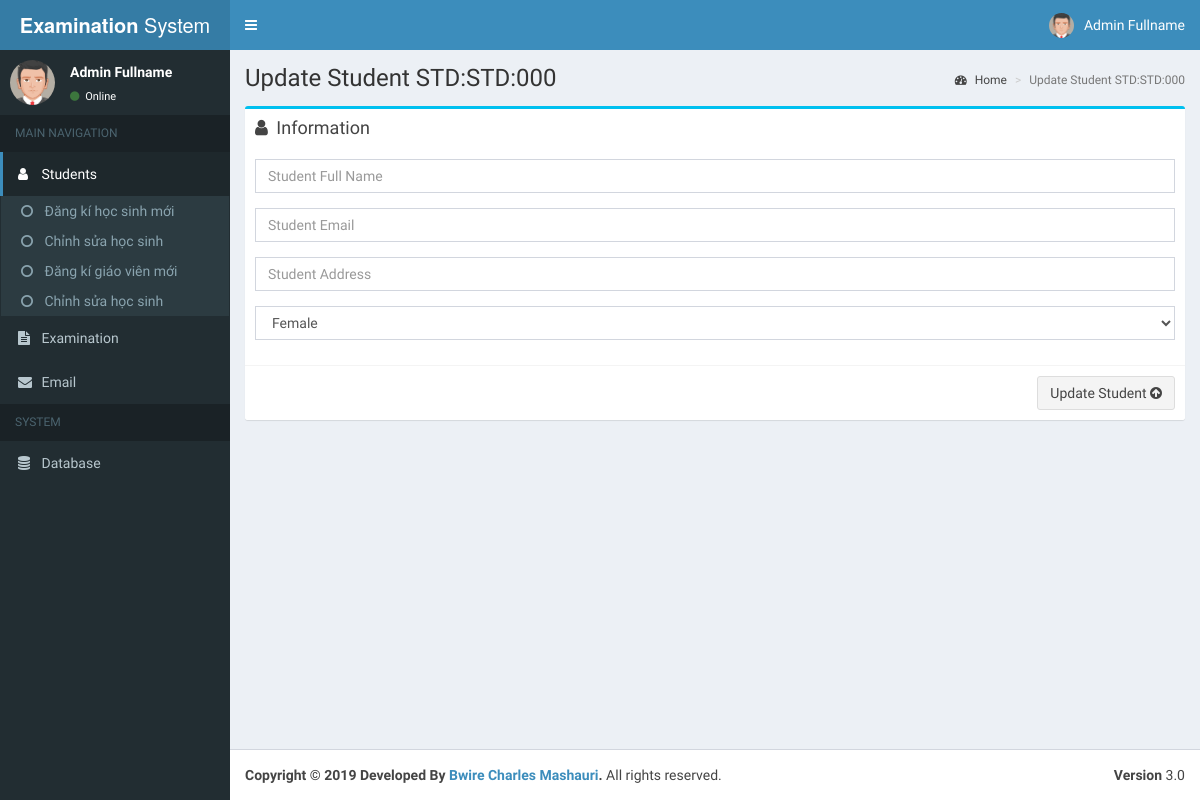
The app's page /System/admin/update_std.php?ref=STD:STD:000 (signed in), older data.
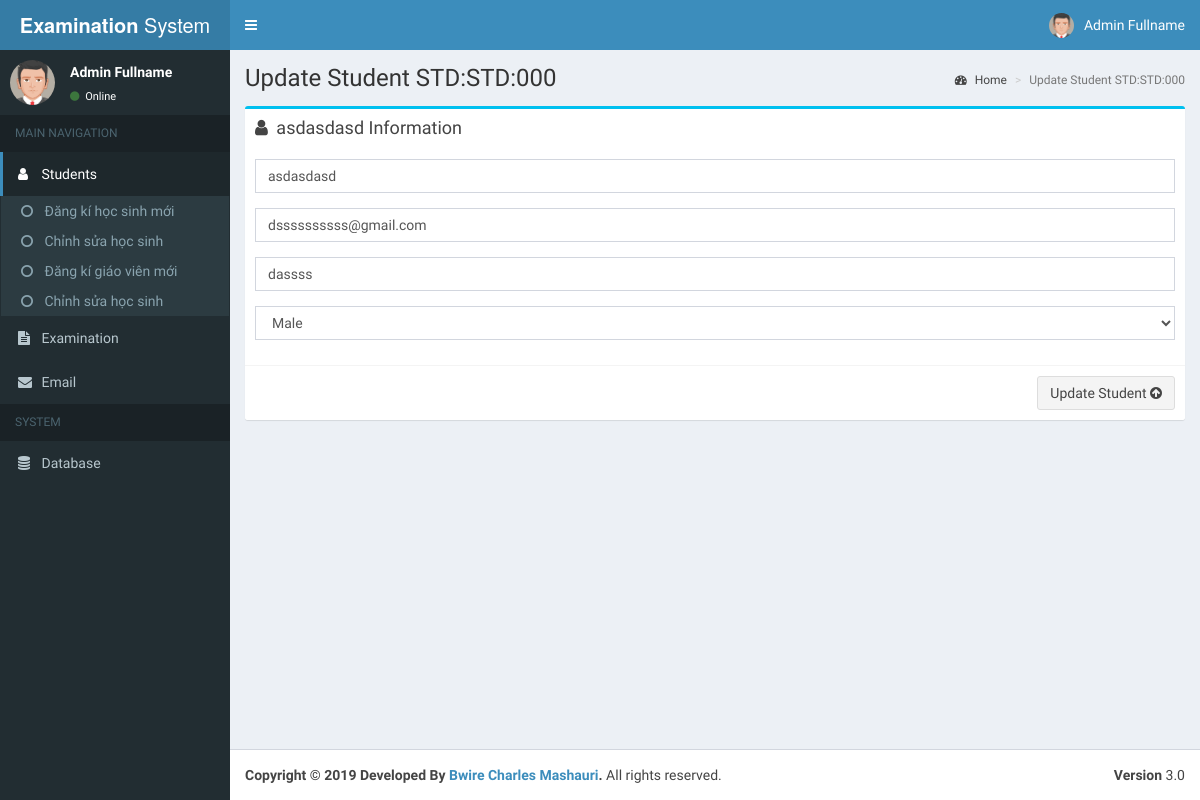
The same page, newer data.
### tables this page shows
CREATE TABLE IF NOT EXISTS `user_info` (
  `user_id` varchar(255) NOT NULL,
  `user_index` int(255) NOT NULL AUTO_INCREMENT,
  `full_name` varchar(255) NOT NULL,
  `sub` varchar(255) DEFAULT NULL,
  `gender` varchar(255) NOT NULL,
  `email` varchar(255) NOT NULL,
  `address` varchar(255) NOT NULL,
  `role` varchar(255) NOT NULL DEFAULT 'Student',
  `avatar` longblob,
  `password` varchar(255) NOT NULL DEFAULT '123456',
  `regdate` varchar(255) NOT NULL,
  PRIMARY KEY (`user_index`),
  UNIQUE KEY `user_id` (`user_id`)
);

### System/admin/update_std.php (the view, shortened to what the changed rows need)
<?php
if(isset($_GET['ref'])) {
	$stdid = $_GET['ref'];
	include '../db_config/connection.php';
	$sql = "SELECT * FROM user_info where user_id = '$stdid'";
$result = $conn->query($sql);
if ($result->num_rows > 0) {
    while($row = $result->fetch_assoc()) {
        $fullname = $row['full_name'];
		$sgender = $row['gender'];
		$email = $row['email'];
		$address = $row['address'];
    }
} else {
}
}else{
	header("location:./");
}
?>
<!DOCTYPE html>
<html>
<head>
  <link rel="stylesheet" href="../bootstrap/css/bootstrap.min.css">
  <link rel="stylesheet" href="https://cdnjs.cloudflare.com/ajax/libs/font-awesome/4.5.0/css/font-awesome.min.css">
  <link rel="stylesheet" href="https://cdnjs.cloudflare.com/ajax/libs/ionicons/2.0.1/css/ionicons.min.css">
  <link rel="stylesheet" href="../dist/css/AdminLTE.min.css">
  <link rel="stylesheet" href="../dist/css/skins/_all-skins.min.css">
  <link rel="stylesheet" href="../plugins/iCheck/flat/blue.css">
  <link rel="stylesheet" href="../plugins/morris/morris.css">
  <link rel="stylesheet" href="../plugins/jvectormap/jquery-jvectormap-1.2.2.css">
  <link rel="stylesheet" href="../plugins/datepicker/datepicker3.css">
  <link rel="stylesheet" href="../plugins/daterangepicker/daterangepicker.css">
  <link rel="stylesheet" href="../plugins/bootstrap-wysihtml5/bootstrap3-wysihtml5.min.css">
</head>
<body class="hold-transition skin-blue sidebar-mini">
<div class="wrapper">
  <div class="content-wrapper">
    <section class="content-header">
      <h1>
        Update Student <?php echo"$stdid"; ?>
      </h1>
    </section>
    <section class="content">
      <div class="row">
        <section class="col-lg-12">
          <div class="box box-info">
            <div class="box-header">
              <i class="fa fa-user"></i>
              <h3 class="box-title"><?php echo"$fullname"; ?> Information</h3>
            </div>
            <div class="box-body">
              <form action="up_std.php?ref=<?php echo"$stdid"; ?>" method="post">
                <div class="form-group">
                  <input type="text" class="form-control" name="name"  value="<?php echo"$fullname"; ?>" placeholder="Student Full Name" required>
                </div>
                <div class="form-group">
                  <input type="email" class="form-control" name="email"  value="<?php echo"$email"; ?>" placeholder="Student Email" required>
                </div>
				 <div class="form-group">
                  <input type="text" class="form-control" name="address"  value="<?php echo"$address"; ?>" placeholder="Student Address" required>
                </div>
				<div class="form-group">
				  <?php
				  if ($sgender == "Male") {
					  print '<select name="gender" class="form-control">
                    <option>Female</option>
                    <option selected>Male</option>
                  </select>';
				  }else{
					  print '
					  <select name="gender" class="form-control">
                    <option selected>Female</option>
                    <option>Male</option>
                  </select>
					  ';
				  }
				  ?>
                </div>
            </div>
          </div>
        </section>
      </div>
    </section>
  </div>
</div>
</body>
</html>

Row changes from the older to the newer data that the page shows:
added user_info: full_name "asdasdasd", name "asdasdasd", email "dssssssssss@gmail.com", address "dassss"
Text that changed along with them:
form field gender: (not shown) → "Male"
form field gender: "Female" → (not shown)
